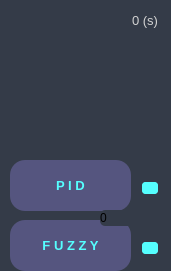
   <widget class="QFrame" name="frame_time_adjust">
    <property name="geometry">
     <rect>
      <x>1110</x>
      <y>10</y>
      <width>171</width>
      <height>271</height>
     </rect>
    </property>
    <property name="font">
     <font>
      <family>Segoe UI</family>
      <pointsize>8</pointsize>
     </font>
    </property>
    <property name="styleSheet">
     <string notr="true">border-radius: 5px;
background-color: rgb(52, 59, 72);</string>
    </property>
    <widget class="QPushButton" name="btn_plustime">
     <property name="geometry">
      <rect>
       <x>10</x>
       <y>40</y>
       <width>61</width>
       <height>51</height>
      </rect>
     </property>
     <property name="sizePolicy">
      <sizepolicy hsizetype="Expanding" vsizetype="Expanding">
       <horstretch>0</horstretch>
       <verstretch>0</verstretch>
      </sizepolicy>
     </property>
     <property name="styleSheet">
      <string notr="true">background-color: rgba(12, 255, 239,80);
QPushButton {
	border: 2px solid rgb(52, 59, 72);
	border-top-left-radius: 10px;	
	border-bottom-left-radius: 10px;
	background-color: rgb(52, 59, 72);
}
QPushButton:hover {
	background-color:rgb(0, 152, 0);
	border: 2px solid rgb(0, 152, 0);
	border-top-left-radius: 10px;	
	border-bottom-left-radius: 10px;	
}
QPushButton:pressed {	
	background-color: rgb(35, 40, 49);
	border: 2px solid rgb(43, 50, 61);
}</string>
     </property>
     <property name="text">
      <string/>
     </property>
     <property name="icon">
      <iconset>
       <normaloff>cil-arrow-circle-top.png</normaloff>cil-arrow-circle-top.png</iconset>
     </property>
     <property name="iconSize">
      <size>
       <width>20</width>
       <height>20</height>
      </size>
     </property>
    </widget>
    <widget class="QPushButton" name="btn_minustime">
     <property name="geometry">
      <rect>
       <x>80</x>
       <y>40</y>
       <width>61</width>
       <height>51</height>
      </rect>
     </property>
     <property name="sizePolicy">
      <sizepolicy hsizetype="Expanding" vsizetype="Expanding">
       <horstretch>0</horstretch>
       <verstretch>0</verstretch>
      </sizepolicy>
     </property>
     <property name="styleSheet">
      <string notr="true">background-color: rgb(255, 0, 0);
QPushButton {
	border: 2px solid rgb(52, 59, 72);
	border-top-right-radius: 10px;	
	border-bottom-right-radius: 10px;	
	background-color: rgb(52, 59, 72);
}
QPushButton:hover {
	background-color:rgb(167, 0, 0);
	border: 2px solid rgb(167, 0, 0);
	border-top-right-radius: 10px;	
	border-bottom-right-radius: 10px;
}
QPushButton:pressed {	
	background-color: rgb(35, 40, 49);
	border: 2px solid rgb(43, 50, 61);
}</string>
     </property>
     <property name="text">
      <string/>
     </property>
     <property name="icon">
      <iconset>
       <normaloff>cil-arrow-circle-bottom.png</normaloff>cil-arrow-circle-bottom.png</iconset>
     </property>
     <property name="iconSize">
      <size>
       <width>20</width>
       <height>20</height>
      </size>
     </property>
    </widget>
    <widget class="QLineEdit" name="time_respond">
     <property name="geometry">
      <rect>
       <x>120</x>
       <y>0</y>
       <width>51</width>
       <height>40</height>
      </rect>
     </property>
     <property name="minimumSize">
      <size>
       <width>0</width>
       <height>30</height>
      </size>
     </property>
     <property name="palette">
      <palette>
       <active>
        <colorrole role="WindowText">
         <brush brushstyle="SolidPattern">
          <color alpha="255">
           <red>210</red>
           <green>210</green>
           <blue>210</blue>
          </color>
         </brush>
        </colorrole>
        <colorrole role="Button">
         <brush brushstyle="SolidPattern">
          <color alpha="255">
           <red>52</red>
           <green>59</green>
           <blue>72</blue>
          </color>
         </brush>
        </colorrole>
        <colorrole role="Text">
         <brush brushstyle="SolidPattern">
          <color alpha="255">
           <red>210</red>
           <green>210</green>
           <blue>210</blue>
          </color>
         </brush>
        </colorrole>
        <colorrole role="ButtonText">
         <brush brushstyle="SolidPattern">
          <color alpha="255">
           <red>210</red>
           <green>210</green>
           <blue>210</blue>
          </color>
         </brush>
        </colorrole>
        <colorrole role="Base">
         <brush brushstyle="SolidPattern">
          <color alpha="255">
           <red>52</red>
           <green>59</green>
           <blue>72</blue>
          </color>
         </brush>
        </colorrole>
        <colorrole role="Window">
         <brush brushstyle="SolidPattern">
          <color alpha="255">
           <red>52</red>
           <green>59</green>
           <blue>72</blue>
          </color>
         </brush>
        </colorrole>
        <colorrole role="PlaceholderText">
         <brush brushstyle="NoBrush">
          <color alpha="128">
           <red>210</red>
           <green>210</green>
           <blue>210</blue>
          </color>
         </brush>
        </colorrole>
       </active>
       <inactive>
        <colorrole role="WindowText">
         <brush brushstyle="SolidPattern">
          <color alpha="255">
           <red>210</red>
           <green>210</green>
           <blue>210</blue>
          </color>
         </brush>
        </colorrole>
        <colorrole role="Button">
         <brush brushstyle="SolidPattern">
          <color alpha="255">
           <red>52</red>
           <green>59</green>
           <blue>72</blue>
          </color>
         </brush>
        </colorrole>
        <colorrole role="Text">
         <brush brushstyle="SolidPattern">
          <color alpha="255">
           <red>210</red>
           <green>210</green>
           <blue>210</blue>
          </color>
         </brush>
        </colorrole>
        <colorrole role="ButtonText">
         <brush brushstyle="SolidPattern">
          <color alpha="255">
           <red>210</red>
           <green>210</green>
           <blue>210</blue>
          </color>
         </brush>
        </colorrole>
        <colorrole role="Base">
         <brush brushstyle="SolidPattern">
          <color alpha="255">
           <red>52</red>
           <green>59</green>
           <blue>72</blue>
          </color>
         </brush>
        </colorrole>
        <colorrole role="Window">
         <brush brushstyle="SolidPattern">
          <color alpha="255">
           <red>52</red>
           <green>59</green>
           <blue>72</blue>
          </color>
         </brush>
        </colorrole>
        <colorrole role="PlaceholderText">
         <brush brushstyle="NoBrush">
          <color alpha="128">
           <red>210</red>
           <green>210</green>
           <blue>210</blue>
          </color>
         </brush>
        </colorrole>
       </inactive>
       <disabled>
        <colorrole role="WindowText">
         <brush brushstyle="SolidPattern">
          <color alpha="255">
           <red>210</red>
           <green>210</green>
           <blue>210</blue>
          </color>
         </brush>
        </colorrole>
        <colorrole role="Button">
         <brush brushstyle="SolidPattern">
          <color alpha="255">
           <red>52</red>
           <green>59</green>
           <blue>72</blue>
          </color>
         </brush>
        </colorrole>
        <colorrole role="Text">
         <brush brushstyle="SolidPattern">
          <color alpha="255">
           <red>210</red>
           <green>210</green>
           <blue>210</blue>
          </color>
         </brush>
        </colorrole>
        <colorrole role="ButtonText">
         <brush brushstyle="SolidPattern">
          <color alpha="255">
           <red>210</red>
           <green>210</green>
           <blue>210</blue>
          </color>
         </brush>
        </colorrole>
        <colorrole role="Base">
         <brush brushstyle="SolidPattern">
          <color alpha="255">
           <red>52</red>
           <green>59</green>
           <blue>72</blue>
          </color>
         </brush>
        </colorrole>
        <colorrole role="Window">
         <brush brushstyle="SolidPattern">
          <color alpha="255">
           <red>52</red>
           <green>59</green>
           <blue>72</blue>
          </color>
         </brush>
        </colorrole>
        <colorrole role="PlaceholderText">
         <brush brushstyle="NoBrush">
          <color alpha="128">
           <red>210</red>
           <green>210</green>
           <blue>210</blue>
          </color>
         </brush>
        </colorrole>
       </disabled>
      </palette>
     </property>
     <property name="font">
      <font>
       <family>Segoe UI</family>
       <pointsize>10</pointsize>
      </font>
     </property>
     <property name="styleSheet">
      <string notr="true">QLineEdit {
	background-color: rgb(52, 59, 72);
	border-radius: 5px;
	border: 2px solid rgb(52, 59, 72);
}
</string>
     </property>
     <property name="text">
      <string>0 (s)</string>
     </property>
     <property name="alignment">
      <set>Qt::AlignCenter</set>
     </property>
     <property name="readOnly">
      <bool>true</bool>
     </property>
     <property name="placeholderText">
      <string/>
     </property>
    </widget>
    <widget class="QPushButton" name="btn_openscreen_display2D">
     <property name="geometry">
      <rect>
       <x>10</x>
       <y>100</y>
       <width>61</width>
       <height>51</height>
      </rect>
     </property>
     <property name="sizePolicy">
      <sizepolicy hsizetype="Expanding" vsizetype="Expanding">
       <horstretch>0</horstretch>
       <verstretch>0</verstretch>
      </sizepolicy>
     </property>
     <property name="styleSheet">
      <string notr="true">background-color: rgb(255, 170, 127);
QPushButton {
	border: 2px solid rgb(52, 59, 72);
	border-radius: 10px;	
	background-color: rgb(52, 59, 72);
}
QPushButton:hover {
	background-color: rgb(255, 170, 127);	
	border: 2px solid rgb(255, 170, 127);	
border-radius: 5px;	
}
QPushButton:pressed {	
	background-color: rgb(35, 40, 49);
	border: 2px solid rgb(43, 50, 61);
}</string>
     </property>
     <property name="text">
      <string/>
     </property>
     <property name="icon">
      <iconset>
       <normaloff>cil-chart-line.png</normaloff>cil-chart-line.png</iconset>
     </property>
    </widget>
    <widget class="QPushButton" name="btn_reset">
     <property name="geometry">
      <rect>
       <x>80</x>
       <y>100</y>
       <width>61</width>
       <height>51</height>
      </rect>
     </property>
     <property name="sizePolicy">
      <sizepolicy hsizetype="Expanding" vsizetype="Expanding">
       <horstretch>0</horstretch>
       <verstretch>0</verstretch>
      </sizepolicy>
     </property>
     <property name="styleSheet">
      <string notr="true">background-color: rgb(0, 170, 127);	
QPushButton {
	border: 2px solid rgb(52, 59, 72);
	border-radius: 10px;	
	background-color: rgb(52, 59, 72);
}
QPushButton:hover {
	background-color: rgb(0, 170, 127);	
	border: 2px solid rgb(0, 170, 127);
border-radius: 5px;	
}
QPushButton:pressed {	
	background-color: rgb(35, 40, 49);
	border: 2px solid rgb(43, 50, 61);
}</string>
     </property>
     <property name="text">
      <string/>
     </property>
     <property name="icon">
      <iconset>
       <normaloff>cil-reload.png</normaloff>cil-reload.png</iconset>
     </property>
    </widget>
    <widget class="QPushButton" name="button_mode_PID">
     <property name="geometry">
      <rect>
       <x>10</x>
       <y>160</y>
       <width>121</width>
       <height>51</height>
      </rect>
     </property>
     <property name="font">
      <font>
       <pointsize>10</pointsize>
       <weight>75</weight>
       <bold>true</bold>
      </font>
     </property>
     <property name="styleSheet">
      <string notr="true">background-color: rgb(85, 85, 127);
color: rgb(85, 255, 255);
border-radius:15px;</string>
     </property>
     <property name="text">
      <string>P I D</string>
     </property>
    </widget>
    <widget class="QPushButton" name="button_mode_FUZZY">
     <property name="geometry">
      <rect>
       <x>10</x>
       <y>220</y>
       <width>121</width>
       <height>51</height>
      </rect>
     </property>
     <property name="font">
      <font>
       <pointsize>10</pointsize>
       <weight>75</weight>
       <bold>true</bold>
      </font>
     </property>
     <property name="styleSheet">
      <string notr="true">background-color: rgb(85, 85, 127);
color: rgb(85, 255, 255);
border-radius:15px;</string>
     </property>
     <property name="text">
      <string>F U Z Z Y</string>
     </property>
    </widget>
    <widget class="QPushButton" name="led_mode_PID">
     <property name="geometry">
      <rect>
       <x>140</x>
       <y>180</y>
       <width>20</width>
       <height>16</height>
      </rect>
     </property>
     <property name="styleSheet">
      <string notr="true">
QPushButton {
	border: 2px solid rgb(52, 59, 72);
	border-radius: 5px;	
	background-color:  rgb(85, 255, 255);
}
QPushButton:hover {
	
	background-color: rgb(170, 0, 0);
	border: 2px solid rgb(85, 170, 255);	
border-radius: 5px;	
}</string>
     </property>
     <property name="text">
      <string/>
     </property>
    </widget>
    <widget class="QPushButton" name="led_mode_FUZZY">
     <property name="geometry">
      <rect>
       <x>140</x>
       <y>240</y>
       <width>20</width>
       <height>16</height>
      </rect>
     </property>
     <property name="styleSheet">
      <string notr="true">
QPushButton {
	border: 2px solid rgb(52, 59, 72);
	border-radius: 5px;	
	background-color:  rgb(85, 255, 255);
}
QPushButton:hover {
	background-color: rgb(0, 255, 127);
	border: 2px solid rgb(85, 170, 255);	
border-radius: 5px;	
}</string>
     </property>
     <property name="text">
      <string/>
     </property>
    </widget>
    <widget class="QPushButton" name="btn_closescreen_display2D">
     <property name="geometry">
      <rect>
       <x>10</x>
       <y>100</y>
       <width>61</width>
       <height>51</height>
      </rect>
     </property>
     <property name="sizePolicy">
      <sizepolicy hsizetype="Expanding" vsizetype="Expanding">
       <horstretch>0</horstretch>
       <verstretch>0</verstretch>
      </sizepolicy>
     </property>
     <property name="styleSheet">
      <string notr="true">background-color: rgb(255, 170, 127);
QPushButton {
	border: 2px solid rgb(52, 59, 72);
	border-radius: 10px;	
	background-color: rgb(52, 59, 72);
}
QPushButton:hover {
	background-color: rgb(255, 170, 127);	
	border: 2px solid rgb(255, 170, 127);	
border-radius: 5px;	
}
QPushButton:pressed {	
	background-color: rgb(35, 40, 49);
	border: 2px solid rgb(43, 50, 61);
}</string>
     </property>
     <property name="text">
      <string/>
     </property>
     <property name="icon">
      <iconset>
       <normaloff>cil-arrow-circle-left.png</normaloff>cil-arrow-circle-left.png</iconset>
     </property>
    </widget>
    <widget class="QLabel" name="mode_PF">
     <property name="geometry">
      <rect>
       <x>100</x>
       <y>210</y>
       <width>55</width>
       <height>16</height>
      </rect>
     </property>
     <property name="text">
      <string>0</string>
     </property>
    </widget>
   </widget>
